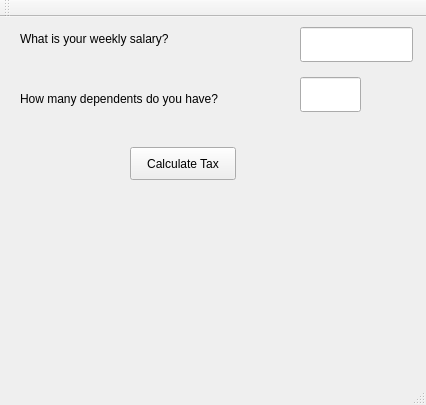
<?xml version="1.0" encoding="UTF-8"?>
<ui version="4.0">
 <class>MainWindow</class>
 <widget class="QMainWindow" name="MainWindow">
  <property name="geometry">
   <rect>
    <x>0</x>
    <y>0</y>
    <width>426</width>
    <height>405</height>
   </rect>
  </property>
  <property name="windowTitle">
   <string>Tax Calculator</string>
  </property>
  <widget class="QWidget" name="centralWidget">
   <widget class="QPushButton" name="pushButtonCalculate">
    <property name="geometry">
     <rect>
      <x>130</x>
      <y>130</y>
      <width>106</width>
      <height>33</height>
     </rect>
    </property>
    <property name="text">
     <string>Calculate Tax</string>
    </property>
   </widget>
   <widget class="QLineEdit" name="lineeditSalary">
    <property name="geometry">
     <rect>
      <x>300</x>
      <y>10</y>
      <width>113</width>
      <height>35</height>
     </rect>
    </property>
   </widget>
   <widget class="QLineEdit" name="lineEditDependents">
    <property name="geometry">
     <rect>
      <x>300</x>
      <y>60</y>
      <width>61</width>
      <height>35</height>
     </rect>
    </property>
   </widget>
   <widget class="QLabel" name="labelSalary">
    <property name="geometry">
     <rect>
      <x>20</x>
      <y>10</y>
      <width>211</width>
      <height>23</height>
     </rect>
    </property>
    <property name="text">
     <string>What is your weekly salary?</string>
    </property>
   </widget>
   <widget class="QLabel" name="labelDependants">
    <property name="geometry">
     <rect>
      <x>20</x>
      <y>70</y>
      <width>271</width>
      <height>23</height>
     </rect>
    </property>
    <property name="text">
     <string>How many dependents do you have?</string>
    </property>
   </widget>
   <widget class="QLabel" name="labelOutput">
    <property name="geometry">
     <rect>
      <x>10</x>
      <y>170</y>
      <width>401</width>
      <height>181</height>
     </rect>
    </property>
    <property name="text">
     <string/>
    </property>
   </widget>
  </widget>
  <widget class="QMenuBar" name="menuBar">
   <property name="geometry">
    <rect>
     <x>0</x>
     <y>0</y>
     <width>426</width>
     <height>29</height>
    </rect>
   </property>
  </widget>
  <widget class="QToolBar" name="mainToolBar">
   <attribute name="toolBarArea">
    <enum>TopToolBarArea</enum>
   </attribute>
   <attribute name="toolBarBreak">
    <bool>false</bool>
   </attribute>
  </widget>
  <widget class="QStatusBar" name="statusBar"/>
 </widget>
 <layoutdefault spacing="6" margin="11"/>
 <resources/>
 <connections/>
</ui>
